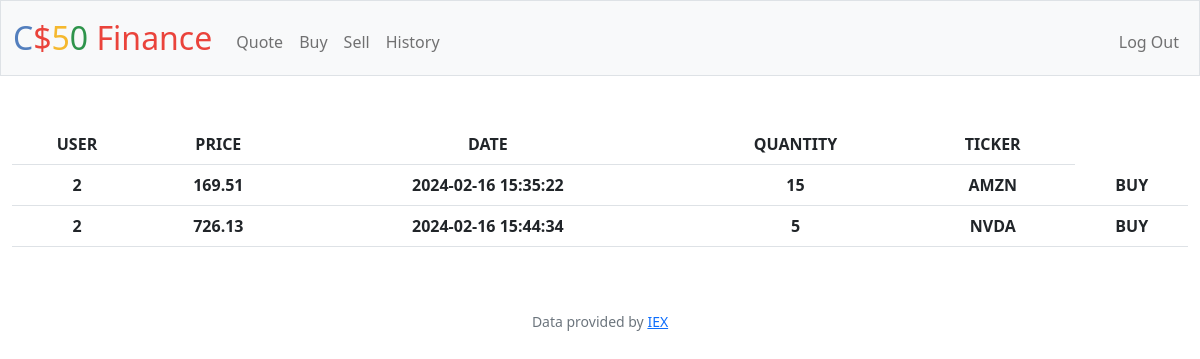
The app's page /history (signed in) with its own data.
### tables this page shows
CREATE TABLE purchaselog(user, price, date, quantity, ticker, type TEXT);

### app.py (the view)
@app.route("/history")
@login_required
def history():
    usershistory = db.execute("SELECT * FROM purchaselog WHERE user = (?)", session["user_id"])
    return render_template("history.html", usershistory = usershistory)

### app.py (called while the page is built)
@app.after_request
def after_request(response):
    response.headers["Cache-Control"] = "no-cache, no-store, must-revalidate"
    response.headers["Expires"] = 0
    response.headers["Pragma"] = "no-cache"
    return response

### helpers.py (called while the page is built)
def login_required(f):
    @wraps(f)
    def decorated_function(*args, **kwargs):
        if session.get("user_id") is None:
            return redirect("/login")
        return f(*args, **kwargs)
    return decorated_function

### templates/history.html (shortened to what this page needs)
{% extends "layout.html" %}
{% block main %}
    <table class="table">
        <tr>
            <th>USER</th>
            <th>PRICE</th>
            <th>DATE</th>
            <th>QUANTITY</th>
            <th>TICKER</th>
        </tr>
        {% for dict_item in usershistory %}
            <tr>
                {% for key, value in dict_item.items() %}
                    <th>{{value}}</th>
                {% endfor %}
            </tr>
        {% endfor %}
    </table>
{% endblock %}

### records on screen
purchaselog: dict_item "2", price "169.51", date "2024-02-16 15:35:22", quantity "15", ticker "AMZN", type "BUY"
purchaselog: dict_item "2" "5", price "726.13", date "2024-02-16 15:44:34", ticker "NVDA", type "BUY"
